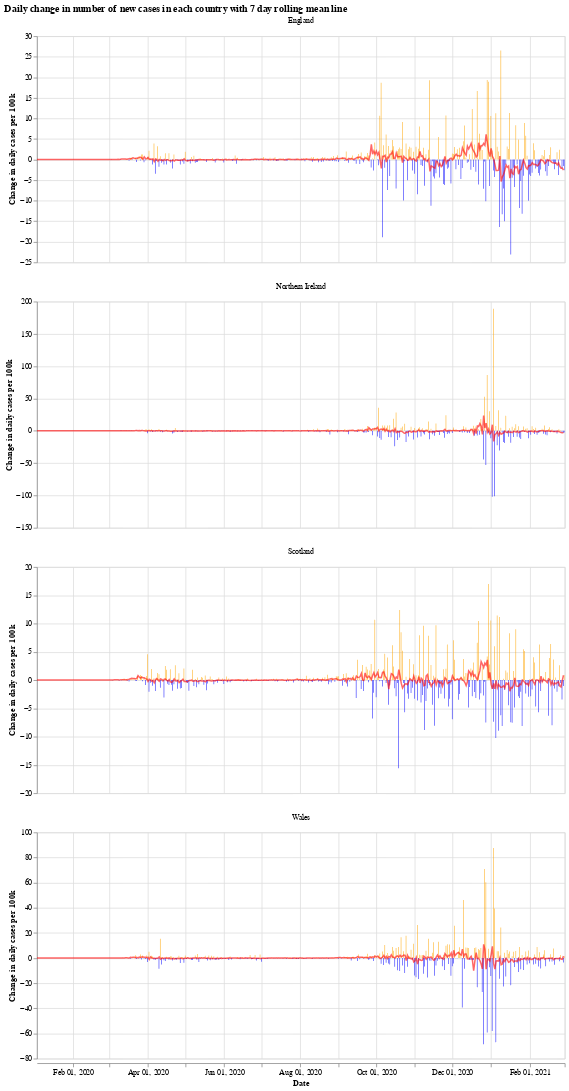

Write notebook code for a chart like this one.
### Markdown cell above
We will use the Python library `Altair` for visualising the data, see the [altair docs](https://altair-viz.github.io/) for more information.

First we have a graph which shows the daily change in the number of new cases for each country. This number jumps up and down all over the place, which is likely due to delay in reporting of new cases over the weekend. Another interesting thing is that it looks like the daily cases in Wales experienced a much shorter period of calm over the summer (calm in the sense of daily cases not jumping up and down).

The orange bars are days when the number of new cases (per 100k population) was more than the previous day, while the blue are days when the number of new cases dropped. The red line is the 7 day moving average. 

When the moving average line is below 0, it means that there is a consistent drop in new cases. We can see this clearly happening around the times that lockdowns were introduced (though, to varying degrees). I will update the graphs soon with a marker of when each lockdown started.

### Code cell
# collapse
import altair as alt

bars = alt.Chart(uk_cases).mark_bar().encode(
    x=alt.X("yearmonthdate(date):T", axis=alt.Axis(title='Date')),
    y=alt.Y("casesChangeRate:Q", axis=alt.Axis(title='Change in daily cases per 100k')),
    tooltip='casesChange',
    color=alt.condition(
        alt.datum.casesChangeRate > 0,
        alt.value("orange"),  # The positive color
        alt.value("blue")  # The negative color
    )
).properties(title='Daily change in number of new cases with 7 day rolling mean',width=700).interactive()

line = alt.Chart(uk_cases).mark_line(
    color='red',
    size=2,
    opacity=0.6
).transform_window(
    rolling_mean='mean(casesChangeRate)',
    frame=[0, 7],
    groupby=['areaName']
).encode(
    x='yearmonthdate(date):T',
    y='rolling_mean:Q'
)

alt.layer(bars, line, data=uk_cases).facet(alt.Column(
    'areaName', title=''), columns=1).resolve_scale(y='independent').properties(title='Daily change in number of new cases in each country with 7 day rolling mean line')

### Figure 1 — Vega-Lite specification as saved in the notebook (floating-point values rounded to 4 significant figures; data arrays with more than 128 entries replaced by an {"elided": "..."} marker saying what was removed)
{"config": {"view": {"continuousWidth": 400, "continuousHeight": 300}}, "data": {"name": "data-3eeb9a4f000fbf5b668c8167485621b0"}, "facet": {"type": "nominal", "field": "areaName", "title": ""}, "spec": {"layer": [{"mark": "bar", "encoding": {"color": {"condition": {"value": "orange", "test": "(datum.casesChangeRate > 0)"}, "value": "blue"}, "tooltip": {"type": "quantitative", "field": "casesChange"}, "x": {"type": "temporal", "axis": {"title": "Date"}, "field": "date", "timeUnit": "yearmonthdate"}, "y": {"type": "quantitative", "axis": {"title": "Change in daily cases per 100k"}, "field": "casesChangeRate"}}, "selection": {"selector001": {"type": "interval", "bind": "scales", "encodings": ["x", "y"]}}, "title": "Daily change in number of new cases with 7 day rolling mean", "width": 700}, {"mark": {"type": "line", "color": "red", "opacity": 0.6, "size": 2}, "encoding": {"x": {"type": "temporal", "field": "date", "timeUnit": "yearmonthdate"}, "y": {"type": "quantitative", "field": "rolling_mean"}}, "transform": [{"window": [{"op": "mean", "field": "casesChangeRate", "as": "rolling_mean"}], "frame": [0, 7], "groupby": ["areaName"]}]}]}, "columns": 1, "resolve": {"scale": {"y": "independent"}}, "title": "Daily change in number of new cases in each country with 7 day rolling mean line", "$schema": "https://vega.github.io/schema/vega-lite/v4.8.1.json", "datasets": {"data-3eeb9a4f000fbf5b668c8167485621b0": {"elided": "1692 records"}}}
